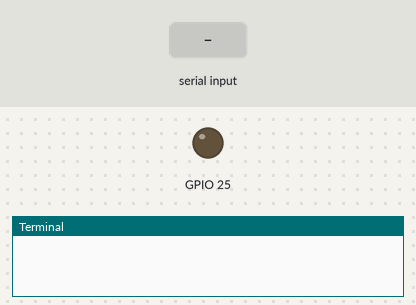
Recording of a program running on a simulated Raspberry Pi (BCM pin numbers). On the bench: output pins drawn as LEDs (lit = HIGH), the last lines printed to the terminal. Dashed ring = blinking. The test bench sets the inputs (shaded band).

Above: at 1.2 s.
1.3 s: "moving" typed at the terminal, then Enter
At 1.9 s:
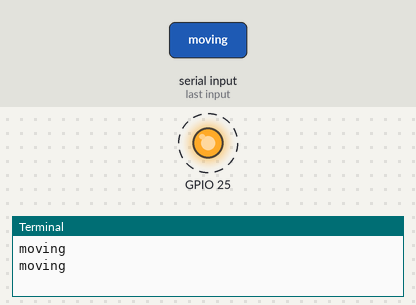
4.3 s: "stopped" typed at the terminal, then Enter
At 4.8 s:
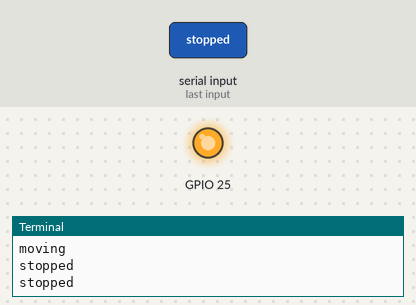
6.0 s: "home" typed at the terminal, then Enter
At 7.2 s:
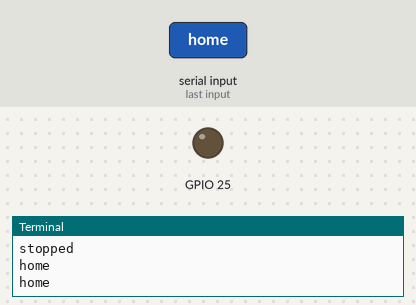
Timing chart, 0 to 9.0 s (numbered marks = the images above; inputs shaded):
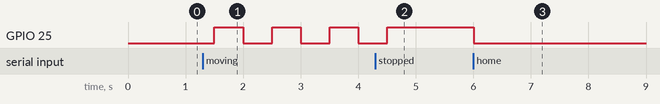

The program:

LedDevice.py
```python
#File: LedDevice.py
import RPi.GPIO as GPIO
import sys
import time
import select

GPIO.setmode(GPIO.BCM)
GPIO.setup(25,GPIO.OUT)

blink = 0
state = ""

def led(state):
    global blink
    #print("LedDevice receives: ", state)
    try:
        if state == 'stopped' :
            GPIO.output(25,GPIO.HIGH)
        elif state == 'moving' :
            if blink == 0 :
                GPIO.output(25,GPIO.HIGH)
            else :
                GPIO.output(25,GPIO.LOW)
            blink = (blink + 1) % 2
        elif state == 'home' :
            GPIO.output(25,GPIO.LOW)
    except:
        print("LedDevice | An exception occurred")

GPIO.output(25,GPIO.LOW)
while True:
    if select.select([sys.stdin, ], [], [], 0.0)[0]:
        new_state = sys.stdin.readline()[:-1]
        state = new_state
        print(new_state)

    led(state)
    time.sleep(0.5)
```

Measured:
- after the input at 1.3 s, GPIO 25: alternates HIGH for 0.50 s and LOW for 0.50 s, starting after 0.20 s
- after the input at 4.3 s, GPIO 25: goes on until 4.5 s, then stays HIGH
- after the input at 6.0 s, GPIO 25: HIGH → LOW at once
